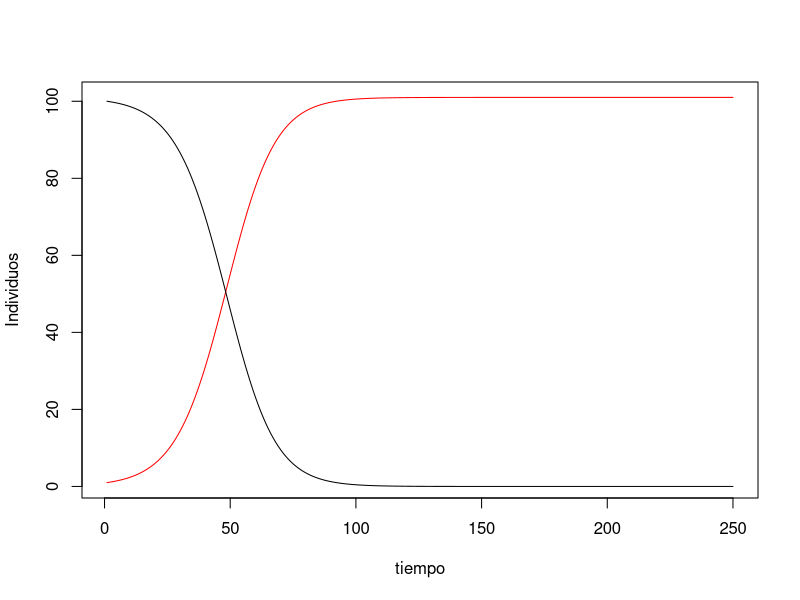
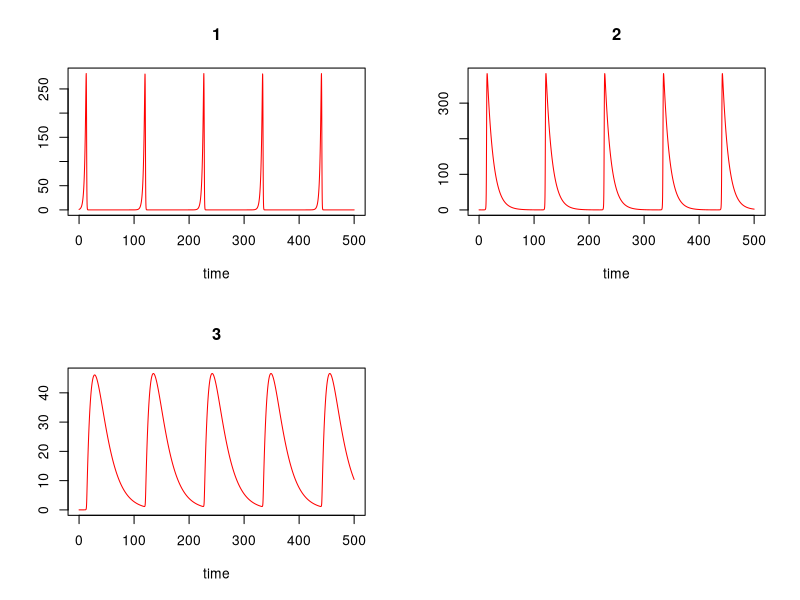

Source code (R) for these figures, in order:
## ---- chunk 1
knitr::opts_chunk$set(dev = 'pdf')
## ---- chunk 2
beta <- 0.01
h = 0.1
t <- 25
S <- numeric(t/h)
I <- numeric(t/h)

S[1] <- 100
I[1] <- 1

for(i in 2:length(S)){
  S[i] <- S[i-1] + (- beta * S[i-1] * I[i-1]) * h
  I[i] <- I[i-1] + beta * S[i-1] * I[i-1] * h
}
## ---- chunk 3
plot(1:length(S), I, col = "red", type = "l",
     xlab = "tiempo", ylab = "Individuos")
lines(1:length(S), S)
## ---- chunk 4
sir <- function(t, y, parms){
  s <- y[1]
  i <- y[2]
  r <- y[3]
  with(parms,
       {
         ds <- n * s - beta * s * i - mu * s
         di <- beta * s * i - (alfa + mu + gamma) * i
         dr <- gamma * i  - mu * r
         
         return(list(c(ds, di, dr)))
       })
}
## ---- chunk 5
library(deSolve)

time <- seq(0, 500, by = 0.2)
y <- c(0.99, 0.1, 0)
parms <- list(
  n = 0.5, beta = 0.01, mu = 0.05,
  alfa = 0.02, gamma = 0.02
)

out <- lsoda(y = y, times = time, parms = parms, func = sir)
## ---- chunk 6
plot(out, col = "red")
